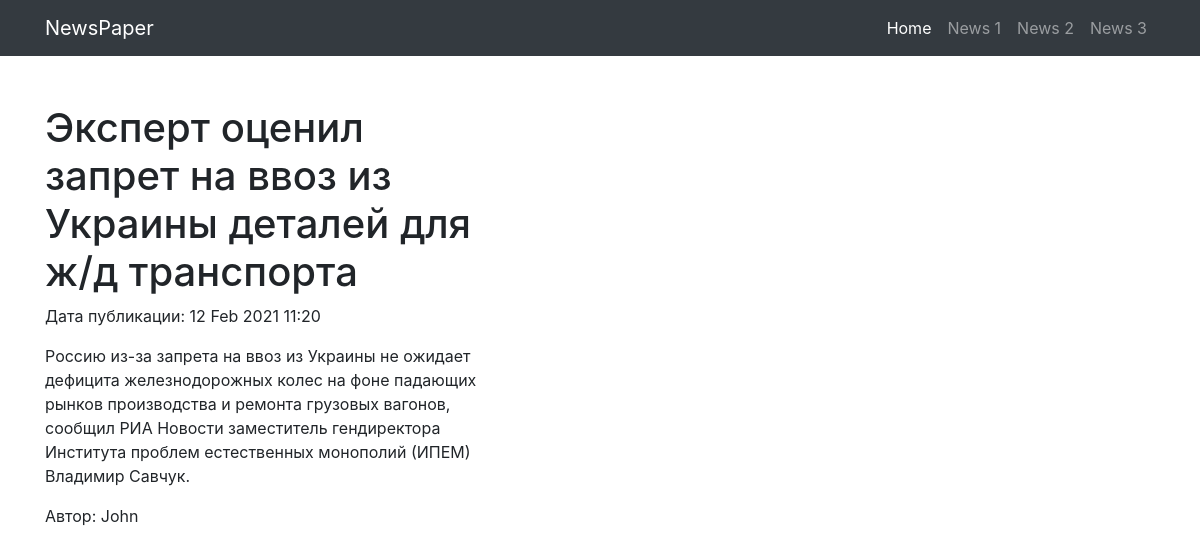
Screenshot of /news/1 with the database file from the repository.
### news/models.py (models this page shows, shortened)
class Post(models.Model):
    ARTICLE = '1'
    NEWS = '2'
    CHOICE = (
        (ARTICLE, 'Article'),
        (NEWS, 'News'),
    )
    article_or_news = models.CharField('поле с выбором - статья или новость',
                                       max_length=1, choices=CHOICE,
                                       default=ARTICLE)
    date_of_creation_post = models.DateTimeField('дата и время создания', auto_now_add=True)
    header = models.CharField('заголовок статьи или новости', max_length=200)
    post_text = models.TextField('текст статьи или новости')
    post_rating = models.IntegerField('рейтинг статьи или новости', default=0)
    category = models.ManyToManyField(Category, through='PostCategory', null=True, blank=True)
    author = models.ForeignKey(Author, on_delete=models.CASCADE)

class Author(models.Model):
    rating_author = models.IntegerField('рейтинг пользователя', default=0)
    author = models.OneToOneField(User, on_delete=models.CASCADE)

### news/views.py (the view)
# urls.py: path('<int:pk>', PostDetail.as_view()),
class PostDetail(DetailView):
    model = Post
    template_name = 'post.html'
    context_object_name = 'post'

### templates/post.html (shortened to what this page needs)
{% extends 'flatpages/default.html' %}
{% block content %}
<h1>{{ post.header }}</h1>
<p>Дата публикации: {{ post.date_of_creation_post |date:'d M Y H:i'}}</p>
<p>{{ post.post_text }}</p>
<p>Автор: {{ post.author.author }}</p>
{% endblock content %}

### static/css/small-business.css (style rules this page uses)
body { padding-top: 56px; }

### rows the page displays
Post: header "Эксперт оценил запрет на ввоз из Украины деталей для ж/д транспорта", date_of_creation_post "12 Feb 2021 11:20", post_text "Россию из-за запрета на ввоз из Украины не ожидает дефицита железнодорожных колес на фоне падающих рынков производства и ремонта грузовых вагонов, сообщил РИА Новости заместитель гендиректора Института проблем естественных монополий (ИПЕМ) Владимир Савчук.", author.author "John"
